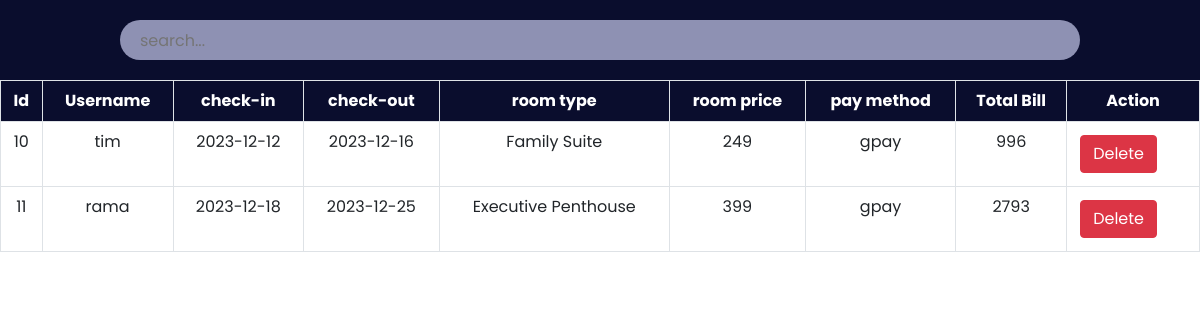
Screenshot of /admin/payment.php with the database file from the repository.
### tables this page shows
CREATE TABLE `payment` (
  `payment_id` int NOT NULL,
  `amount` float DEFAULT NULL,
  `pay_Date` date DEFAULT NULL,
  `pay_Method` varchar(128) DEFAULT NULL,
  `user_id` int DEFAULT NULL,
  `booking_id` int DEFAULT NULL
);

CREATE TABLE `user` (
  `id` int NOT NULL,
  `username` varchar(128) NOT NULL,
  `email` varchar(225) NOT NULL,
  `password` varchar(225) NOT NULL
);

CREATE TABLE `booking` (
  `booking_id` int NOT NULL,
  `check_InDate` date DEFAULT NULL,
  `check_OutDate` date DEFAULT NULL,
  `user_id` int DEFAULT NULL,
  `room_no` int DEFAULT NULL
);

CREATE TABLE `room` (
  `room_no` int NOT NULL,
  `room_type` varchar(256) DEFAULT NULL,
  `room_available` int DEFAULT NULL,
  `price` int DEFAULT NULL
);

### admin/payment.php (the view, shortened to what this page needs)
<?php
    include '../config.php';
?>
<!DOCTYPE html>
<html lang="en">
<head>
    <link href="https://cdn.jsdelivr.net/npm/bootstrap@5.0.2/dist/css/bootstrap.min.css" rel="stylesheet">
    <link rel="stylesheet" href="https://cdnjs.cloudflare.com/ajax/libs/font-awesome/6.2.0/css/all.min.css"/>
	<link rel="stylesheet" href="css/roombook.css">
</head>
<body>
	<div class="searchsection">
        <input type="text" name="search_bar" id="search_bar" placeholder="search..." onkeyup="searchFun()">
    </div>
    <div class="roombooktable" class="table-responsive-xl">
        <?php
            $paymanttablesql = "SELECT * FROM payment p, user u, booking b, room r
                                 WHERE p.user_id= u.id and p.booking_id= b.booking_id and b.room_no = r.room_no";
            $paymantresult = mysqli_query($conn, $paymanttablesql);
        ?>
        <table class="table table-bordered" id="table-data">
            <thead>
                <tr>
                    <th scope="col">Id</th>
                    <th scope="col">Username</th>
                    <th scope="col">check-in</th>
                    <th scope="col">check-out</th>
                    <th scope="col">room type</th>
                    <th scope="col">room price</th>
					<th scope="col">pay method</th>
					<th scope="col">Total Bill</th>
                    <th scope="col">Action</th>
                </tr>
            </thead>
            <tbody>
            <?php
            while ($res = mysqli_fetch_array($paymantresult)) {
            ?>
                <tr>
                    <td><?php echo $res['payment_id'] ?></td>
                    <td><?php echo $res['username'] ?></td>
                    <td><?php echo $res['check_InDate'] ?></td>
                    <td><?php echo $res['check_OutDate'] ?></td>
					<td><?php echo $res['room_type'] ?></td>
                    <td><?php echo $res['price'] ?></td>
                    <td><?php echo $res['pay_Method'] ?></td>
					<td><?php echo $res['amount'] ?></td>
                    <td class="action">
                       	<a href="paymantdelete.php?payment_id=<?php echo $res['payment_id']?>"><button class="btn btn-danger">Delete</button></a>
                    </td>
                </tr>
            <?php
            }
            ?>
            </tbody>
        </table>
    </div>
</body>
</html>

### admin/css/roombook.css (style rules this page uses)
:root { --bg-text-shadow: 0 2px 4px rgb(13 0 77 / 8%), 0 3px 6px rgb(13 0 77 / 8%), 0 8px 16px rgb(13 0 77 / 8%); --bg-box-shadow: 0px 0px 20px 6px rgba(26, 30, 164, 0.31); }
body { background-color: #ffff; }
* { margin: 0; padding: 0; font-family: 'Poppins', sans-serif; }
.searchsection { height: 80px; width: 100%; display: flex; justify-content: space-evenly; align-items: center; background-color: #0a0d2d; position: fixed; z-index: 500; }
#search_bar { height: 40px; width: 80%; border: none; background-color: rgba(195, 198, 233, 0.714); padding-left: 20px; border-radius: 30px; }
a { color: black; }
.roombooktable { position: absolute; color: #0a0d2d; margin-top: 80px; width: 100%; height: 100vh; padding-bottom: 900px; }
.roombooktable thead { background-color: #0a0d2d; color: white; text-align: center; }
.roombooktable tbody { text-align: center; }
.action a { text-decoration: none; }
.action button { display: flex; flex-wrap: wrap; margin: 5px; }

### rows the page displays
payment: payment_id "10", user.username "tim", booking.check_InDate "2023-12-12", booking.check_OutDate "2023-12-16", room.room_type "Family Suite", room.price "249", pay_Method "gpay", amount "996"
payment: payment_id "11", user.username "rama", booking.check_InDate "2023-12-18", booking.check_OutDate "2023-12-25", room.room_type "Executive Penthouse", room.price "399", pay_Method "gpay", amount "2793"
